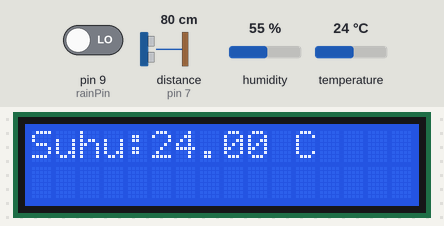
A sketch run on a simulated Arduino Uno, built with avr-gcc and run on an emulated ATmega328P. Shown: 16×2 character LCD. Wiring (inferred from the names in the program): ultrasonic range finder: trigger pin 6; echo pin 7. The inputs (shaded band) are chosen by the test bench; at power-on: distance to the obstacle (sensor on pin 7) 80 cm, humidity 55 %, temperature 24 °C, pin 9 (rainPin) LOW. The echo pulse lasts 58.3 µs per cm; what the sketch prints to the serial monitor is not drawn.

Above: at 1.2 s.
1.3 s: distance to the obstacle (sensor on pin 7) set to 2 cm
At 3.9 s:
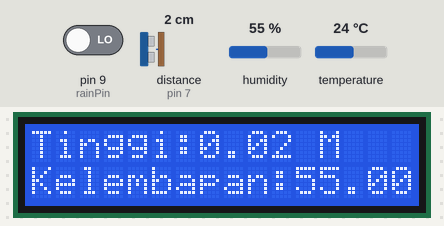
7.6 s: humidity set to 22 %
11.5 s: distance to the obstacle (sensor on pin 7) set to 4 cm
At 13.8 s:
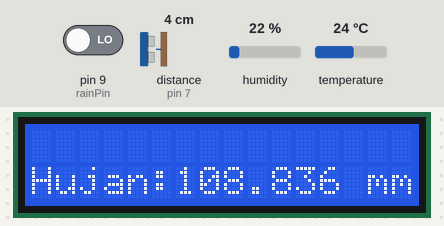
15.4 s: temperature set to 12 °C
At 19.3 s:
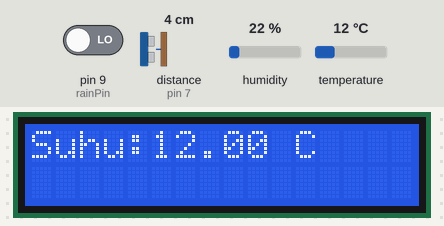
20.0 s: humidity set to 40 %
At 21.3 s:
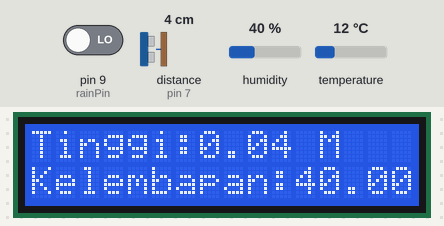
23.9 s: distance to the obstacle (sensor on pin 7) set to 9 cm
At 27.4 s:
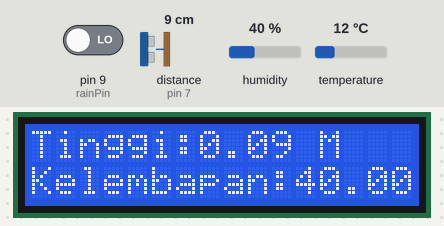
Timing chart, 0 to 28.9 s (numbered marks = the images above; inputs shaded):
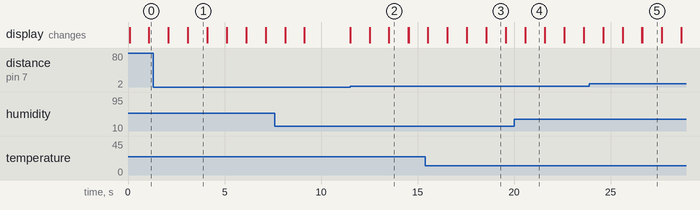

The sketch:

dengan_lcd.ino
```cpp
//Inisialisasi LCD
#include <LiquidCrystal.h>
LiquidCrystal lcd(13, 12, 5, 4, 3, 2);

//Inisialisasi DHT
#include <DHT.h>
#define DHTPIN 8  //menggunakan pin 8 untuk pemasangan sensornya
#define DHTTYPE DHT22 //memilih tipe DHT22, bisa diubah menjadi DHT11, DHT21
DHT dht(DHTPIN, DHTTYPE);  //setting pin yang dipilih dan tipe DHT

//Inisialisasi Ultrasonic
#define trigpin 6
#define echopin 7

//Inisialisasi Tipping Bucket
int rainPin = 9;
int inputRead = 0;
int currentState = 0;
int previousState = 0;


//define variable
double durasi, kedalaman;
float counter = 0;

void setup () {
  Serial.begin(115200);
  pinMode(trigpin, OUTPUT);
  pinMode(echopin, INPUT);
  lcd.begin(16, 2); //Komunikasi lcd dengan Arduino
  dht.begin(); //Komunikasi DHT dengan Arduino
}

void loop() {
  float kelembaban = dht.readHumidity(); //menyimpan nilai Humidity pada variabel kelembaban
  float suhu = dht.readTemperature(); //menyimpan nilai Temperature pada variabel suhu

  digitalWrite(trigpin, LOW);
  delayMicroseconds(2);
  digitalWrite(trigpin, HIGH);
  delayMicroseconds(10);
  digitalWrite(trigpin, LOW);

  inputRead = digitalRead(rainPin); // read input value
  if (inputRead == HIGH){ // check if the input is HIGH
  currentState = 0;
  }
  else {
   currentState = 1;
  }

  //pengukuran

  durasi = pulseIn(echopin, HIGH);
  kedalaman = (durasi / 2) * 0.000343;
  if (currentState != previousState){
      counter = counter + 0.0704;
    }

  if (kedalaman <= 0.02 || kedalaman >= 4) {
    Serial.println("diluar jangkauan");
    } else {

    lcd.setCursor(0, 0);
    lcd.print ("Tinggi:");
    lcd.print (kedalaman);
    lcd.print (" M");

    lcd.setCursor(0, 1);
    lcd.print("Kelembapan:");
    lcd.print(kelembaban);
    lcd.print(" %");
    delay(1000);
    lcd.clear();

    lcd.setCursor(0, 0);
    lcd.print("Suhu:");
    lcd.print(suhu);
    lcd.print(" C");
    delay(1000);
    lcd.clear();

    lcd.setCursor(0, 1);
    lcd.print("Hujan:");
    lcd.print(counter,3);
    lcd.print(" mm/hari");
    delay(1000);
    lcd.clear();

    Serial.println(kedalaman);
    Serial.println(kelembaban);
    Serial.println(suhu);
    Serial.println(counter,3);
    }
}
```

Measured:
- after the input at 11.5 s, the display: first changes at once (image 2 shows a later state)
- what the display in image 1 shows lasts 1.0 s, from 3.1 s to 4.1 s
